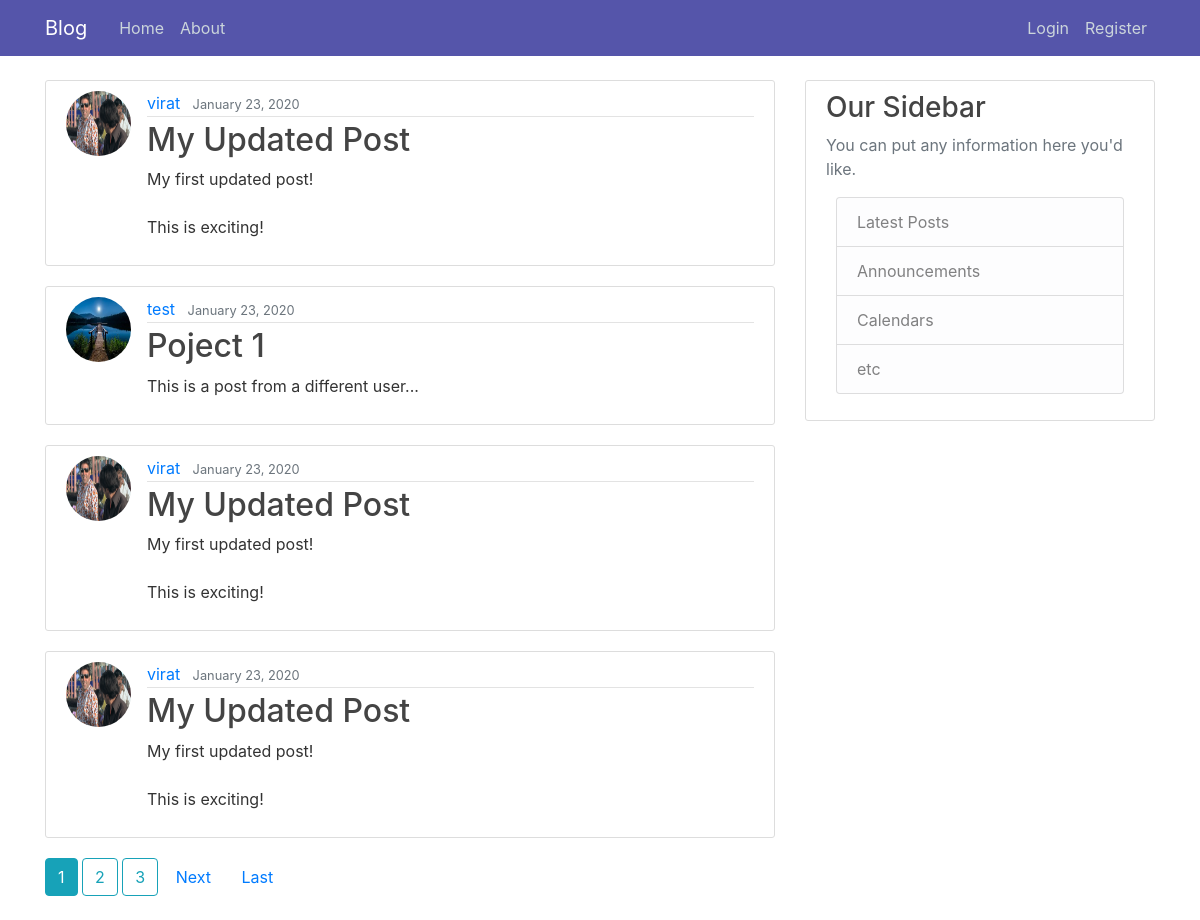
The page / on the database its author committed.
### blog/models.py (models this page shows, shortened)
class Post (models.Model):
	title = models.CharField(max_length=100)
	content = models.TextField()
	date_posted = models.DateTimeField(default =timezone.now)#(auto_now_add=True)
	author = models.ForeignKey(User, on_delete= models.CASCADE)

### users/models.py (models this page shows, shortened)
class Profile(models.Model):
	user = models.OneToOneField(User, on_delete=models.CASCADE)
	image = models.ImageField(default='/media/default.jpg', upload_to='profile_pics')

### blog/views.py (the view)
# urls.py: path('', PostListView.as_view(), name='blog-home'),
class PostListView(ListView):
	model = Post
	template_name = 'blog/home.html' #<app>/<model>_<viewtype>.html
	context_object_name = 'posts'
	ordering = ['-date_posted']
	paginate_by = 4

### blog/templates/blog/home.html (shortened to what this page needs)
{% extends "blog/base.html" %}
{% block content %}
	{% for post in posts %}
		<article class="media content-section">
			<img class="rounded-circle article-img" src="{{ post.author.profile.image.url }}">
		  <div class="media-body">
		    <div class="article-metadata">
		      <a class="mr-2" href="{% url 'user-posts' post.author.username %}">{{ post.author }}</a>
		      <small class="text-muted">{{ post.date_posted|date:"F d, Y" }}</small>
		    </div>
		    <h2><a class="article-title" href="{% url 'post-detail' post.id %}">{{ post.title }}</a></h2>
		    <p class="article-content">{{ post.content }}</p>
		  </div>
		</article>
	{% endfor %}
	{% if is_paginated %}
		{% for num in page_obj.paginator.page_range %}
			{% if page_obj.number == num %}
				<a class=" btn btn-info mb-4" href="?page={{ num }}">{{ num }}</a>
			{% elif num > page_obj.number|add:'-3' and num < page_obj.number|add:'3' %}
				<a class=" btn btn-outline-info mb-4" href="?page={{ num }}">{{ num }}</a>
			{% endif %}
		{% endfor %}
		{% if page_obj.has_next %}
			<a class= "btn btn-outlineinfo mb-4" href="?page={{ page_obj.next_page_number }}">Next</a>
			<a class= "btn btn-outlineinfo mb-4" href="?page={{ page_obj.paginator.num_pages }}">Last</a>
		{% endif %}
	{% endif%}
{% endblock content %}

### blog/templates/blog/base.html (shortened to what this page needs)
{% load static %}
<!DOCTYPE html>
<html>
<head>
    <link rel="stylesheet" href="https://maxcdn.bootstrapcdn.com/bootstrap/4.0.0/css/bootstrap.min.css">
   <link rel="stylesheet" type="text/css" href="{% static '/blog/main.css' %}">
</head>
<body>
	<header class="site-header">
	  <nav class="navbar navbar-expand-md navbar-dark bg-steel fixed-top">
	    <div class="container">
	      <a class="navbar-brand mr-4" href="/">Blog</a>
	      <div class="collapse navbar-collapse" id="navbarToggle">
	        <div class="navbar-nav mr-auto">
	          <a class="nav-item nav-link" href="{% url 'blog-home'%}">Home</a>
	          <a class="nav-item nav-link" href="{% url 'blog-about'%}">About</a>
	        </div>
	        <div class="navbar-nav">
	        	{% if user.is_authenticated %}
	        		<a class="nav-item nav-link" href="{% url 'post-create' %}">New Post</a>
	        		<a class="nav-item nav-link" href="{% url 'profile' %}">Profile</a>
	        		<a class="nav-item nav-link" href="{% url 'logout' %}">Logout</a>
	        	{% else %}
	          		<a class="nav-item nav-link" href="{% url 'login' %}">Login</a>
	          		<a class="nav-item nav-link" href="{% url 'register' %}">Register</a>
	          	{% endif %}
	        </div>
	      </div>
	    </div>
	  </nav>
	</header>
	<main role="main" class="container">
	  <div class="row">
	  	<div class="col-md-8">
	    	{% block content %}{% endblock %}
	    </div>
	    <div class="col-md-4">
	      <div class="content-section">
	        <h3>Our Sidebar</h3>
	        <p class='text-muted'>You can put any information here you'd like.
	          <ul class="list-group">
	            <li class="list-group-item list-group-item-light">Latest Posts</li>
	            <li class="list-group-item list-group-item-light">Announcements</li>
	            <li class="list-group-item list-group-item-light">Calendars</li>
	            <li class="list-group-item list-group-item-light">etc</li>
	          </ul>
	        </p>
	      </div>
	    </div>
	  </div>
	</main>
</body>
</html>

### blog/static/blog/main.css (style rules this page uses)
body { background: #ffffff; color: #333333; margin-top: 5rem; opacity: 1; }
h1, h2, h3, h4, h5, h6 { color: #444444; }
ul { margin: 10px; }
.bg-steel { background-color: #5555aa; }
.site-header .navbar-nav .nav-link { color: #cbd5db; }
.content-section { background: #ffffff; padding: 10px 20px; border: 1px solid #dddddd; border-radius: 3px; margin-bottom: 20px; }
.article-title { color: #444444; }
.article-content { white-space: pre-line; }
.article-img { height: 65px; width: 65px; margin-right: 16px; }
.article-metadata { padding-bottom: 1px; margin-bottom: 4px; border-bottom: 1px solid #e3e3e3 }

### rows shown on the page
Post: author.profile.image (picture), author "virat", date_posted "January 23, 2020", title "My Updated Post", content "My first updated post! This is exciting!"
Post: author.profile.image (picture), author "test", date_posted "January 23, 2020", title "Poject 1", content "This is a post from a different user..."
Post: author.profile.image (picture), author "virat", date_posted "January 23, 2020", title "My Updated Post", content "My first updated post! This is exciting!"
Post: author.profile.image (picture), author "virat", date_posted "January 23, 2020", title "My Updated Post", content "My first updated post! This is exciting!"

### other values the page prints
{{ num }} "1"
{{ num }} "2" "3"
